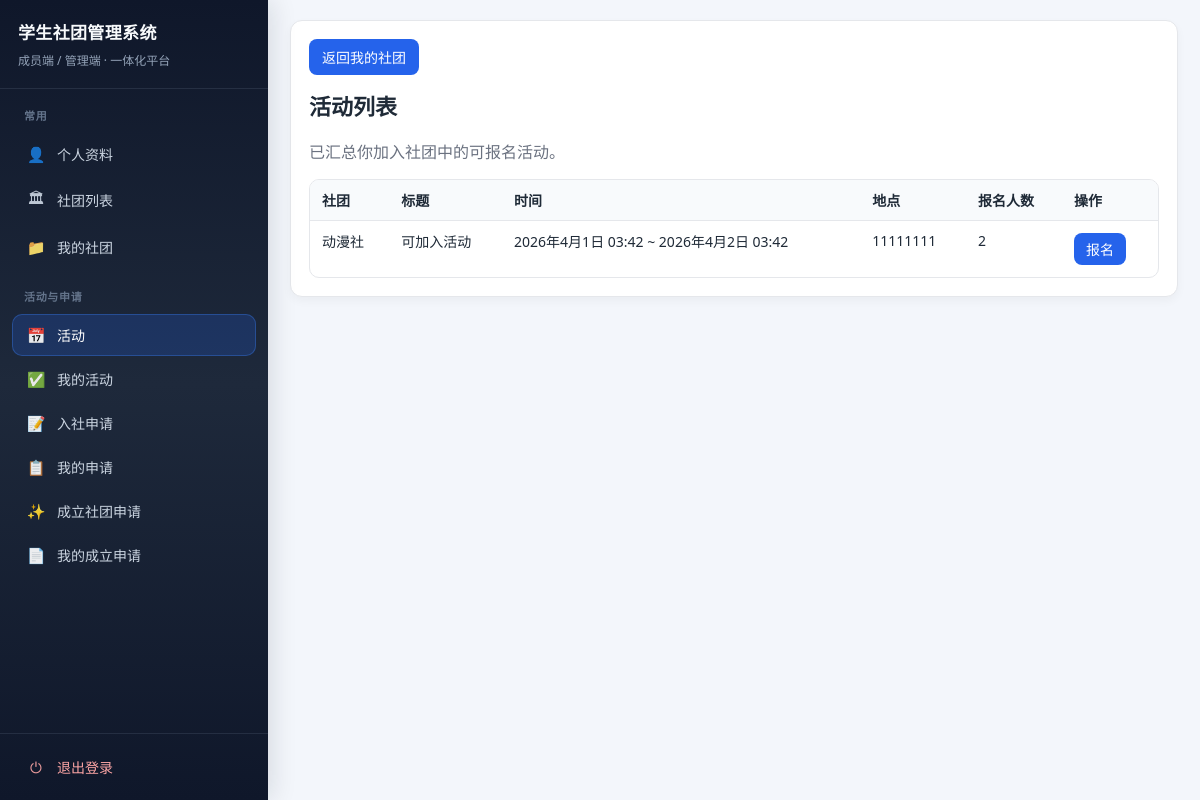
/activities/ (signed in), run on the app's committed database.
### club/models.py (models this page shows, shortened)
class Activity(models.Model):
    club = models.ForeignKey(
        "ClubInfo",
        on_delete=models.CASCADE,
        null=True,
        blank=True,
        related_name="activities",
    )
    title = models.CharField(max_length=128)
    description = models.TextField(blank=True)
    location = models.CharField(max_length=128)
    start_time = models.DateTimeField()
    end_time = models.DateTimeField()
    signup_deadline = models.DateTimeField()
    status = models.CharField(max_length=16, choices=ActivityStatus.choices, default=ActivityStatus.DRAFT)
    owner = models.ForeignKey(settings.AUTH_USER_MODEL, on_delete=models.SET_NULL, null=True, related_name="owned_activities")
    launch_approval_status = models.CharField(
        max_length=20,
        choices=ActivityLaunchApprovalStatus.choices,
        default=ActivityLaunchApprovalStatus.APPROVED,
        help_text="新建活动由社长/副社长提交后进入待高级管理员审批；历史数据默认为已通过。",
    )
    launch_review_comment = models.TextField(blank=True)
    launch_reviewed_by = models.ForeignKey(
        settings.AUTH_USER_MODEL,
        on_delete=models.SET_NULL,
        null=True,
        blank=True,
        related_name="reviewed_activity_launches",
    )
    launch_reviewed_at = models.DateTimeField(null=True, blank=True)
    class Meta:
        ordering = ["-start_time"]

class ClubInfo(models.Model):
    name = models.CharField(max_length=128, default="学生社团")
    intro = models.TextField(blank=True)
    charter = models.TextField(blank=True)
    contact = models.CharField(max_length=128, blank=True)
    logo_url = models.URLField("标志图片链接", blank=True)
    logo = models.ImageField("标志图片（上传）", upload_to="club_logos/", blank=True)
    principal = models.CharField(max_length=64, blank=True)

### club/views.py (the view)
# urls.py: path("activities/", views.activity_list, name="activity_list"),
@login_required
@reject_super_admin()
def activity_list(request):
    activities = _activities_visible_qs(request.user).order_by("-start_time")
    my_reg_ids = set(
        ActivityRegistration.objects.filter(profile=request.user.memberprofile, status__in=[RegistrationStatus.REGISTERED, RegistrationStatus.MANUAL]).values_list("activity_id", flat=True)
    )
    return render(request, "club/activity_list.html", {"activities": activities, "my_reg_ids": my_reg_ids})

### club/views.py (called while the page is built)
def _get_joined_club_ids(profile):
    club_ids = set(profile.memberships.filter(is_active=True).values_list("club_id", flat=True))
    club_ids.update(
        profile.assignments.filter(is_active=True, department__club__isnull=False).values_list("department__club_id", flat=True)
    )
    if profile.club_id:
        club_ids.add(profile.club_id)
    return sorted(cid for cid in club_ids if cid)

def _get_manageable_club_ids(profile):
    club_ids = set(
        profile.assignments.filter(
            is_active=True,
            department__club__isnull=False,
            position__name__in=CLUB_LEADER_POSITIONS,
        ).values_list("department__club_id", flat=True)
    )
    if profile.role == RoleChoices.CLUB_ADMIN and profile.club_id:
        club_ids.add(profile.club_id)
    return sorted(cid for cid in club_ids if cid)

def _activities_visible_qs(user):
    qs = Activity.objects.filter(
        status=ActivityStatus.PUBLISHED,
        launch_approval_status=ActivityLaunchApprovalStatus.APPROVED,
    )
    profile = user.memberprofile
    if profile.role == RoleChoices.SUPER_ADMIN:
        return qs
    joined_ids = _get_joined_club_ids(profile)
    if joined_ids:
        return qs.filter(club_id__in=joined_ids)
    return Activity.objects.none()

def get_unviewed_visible_notices(user, club=None):
    profile = user.memberprofile
    if profile.role == RoleChoices.SUPER_ADMIN:
        return Notice.objects.none()
    return get_visible_notices(user, club=club).exclude(views__profile=profile)

### templates/club/activity_list.html (shortened to what this page needs)
{% extends 'club/base.html' %}
{% block page_back %}
<p class="page-back"><a class="btn" href="{% url 'club:my_clubs' %}">返回我的社团</a></p>
{% endblock %}
{% block content %}
<h2>活动列表</h2>
<p class="muted">已汇总你加入社团中的可报名活动。</p>
<table><tr><th>社团</th><th>标题</th><th>时间</th><th>地点</th><th>报名人数</th><th>操作</th></tr>
{% for a in activities %}
<tr>
  <td>{{ a.club.name }}</td><td>{{ a.title }}</td><td>{{ a.start_time }} ~ {{ a.end_time }}</td><td>{{ a.location }}</td>
  <td>{{ a.registrations.count }}</td>
  <td>
    {% if a.id in my_reg_ids %}
    <form method="post" action="{% url 'club:activity_cancel' a.id %}" style="display:inline; margin:0;">
      {% csrf_token %}
      <button type="submit" class="btn-danger">取消报名</button>
    </form>
    {% else %}
    <a href="{% url 'club:activity_register' a.id %}">报名</a>
    {% endif %}
  </td>
</tr>
{% endfor %}
</table>
{% endblock %}

### templates/club/base.html (style rules this page uses)
:root { --bg: #f3f6fb; --card: #ffffff; --text: #1f2a37; --muted: #6b7280; --border: #e5e7eb; --primary: #2563eb; --primary-hover: #1d4ed8; --success-bg: #ecfdf3; }
* { box-sizing: border-box; }
body { margin: 0; background: var(--bg); color: var(--text); font-family: "Segoe UI", "Microsoft YaHei", Arial, sans-serif; min-height: 100vh; }
h2 { margin-top: 0; font-size: 22px; }
.muted { color: var(--muted); }
table { border-collapse: separate; border-spacing: 0; width: 100%; margin-top: 12px; border: 1px solid var(--border); border-radius: 10px; overflow: hidden; }
th, td { padding: 10px 12px; text-align: left; border-bottom: 1px solid var(--border); vertical-align: top; font-size: 14px; }
th { background: #f8fafc; font-weight: 600; }
tr:last-child td { border-bottom: none; }
button, input[type="submit"], .btn { border: none; border-radius: 8px; background: var(--primary); color: #fff; padding: 8px 13px; cursor: pointer; text-decoration: none; display: inline-block; font-size: 14px; font-family: inherit; }
.page-back { margin: 0 0 14px 0; }
.page-back a.btn { margin-right: 8px; }
.panel table td a, .panel .inline-actions a { display: inline-block; background: var(--primary); color: #fff !important; padding: 6px 12px; margin: 2px 4px 2px 0; border-radius: 8px; text-decoration: none; font-size: 14px; }
a { color: #1d4ed8; }

### data on the page
Activity: club.name "动漫社", title "可加入活动", start_time "2026年4月1日 03:42", end_time "2026年4月2日 03:42", location "11111111", registrations.count "2", shows "报名"
